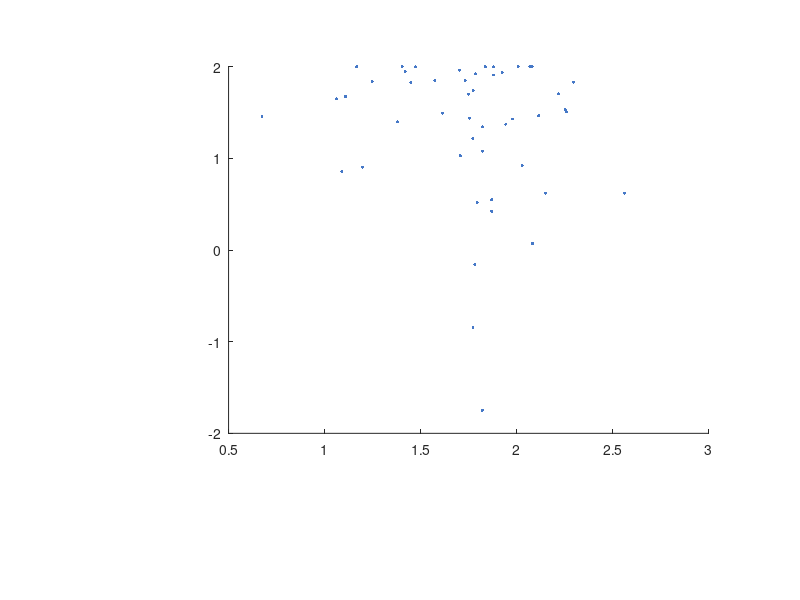

Here is the MATLAB script that generated this plot: (Note: this script raises an error after producing the figure.)
close all
clear;
addpath(genpath('C:\Users\SN\Google Drive\z.functions'));


%% !UPDATE! Ouput
outdir = cd;
outfile = 'plot_correl_rt_ic_delta.pdf';  % cut 390x370


%% !UPDATE! Data [nP x 1]
load('rt_delta_pc.mat')
data1 = m_rt_ic;
data2 = delta_ic; %y = data2


%% !UPDATE! Labels
xL = 'Response time (C)';
yL = 'Expected influence (C)';

% xL = ['Estimated control (\delta) ' sprintf('\n (No Control)')];
% yL = ['Estimated control (\delta) ' sprintf('\n (In Control)')];
% to change the line:
% e.g., [sprintf('Self-reported \n perceived control'), ' (%)']


%% Statistics
[r, p] = corrcoef(data1, data2, 'rows', 'pairwise'); % r = .76, p<.001
rr = sprintf('%.2f', r(2));
pp = sprintf('%.2f', p(2));
disp(['r = ', rr, ', p = ', pp]);


%% !UPDATE! Axis Limit
xlim = [0.5 2.6];
ylim = [-2 2];


%% !UPDATE! Texts
text1 = ['r = ', rr, sprintf('\n p < 0.05')];
text1x = -1;
text1y = -1;


%% Dots
x = data1;
y = data2;


%% Dot formats (size/color)
% c = uisetcolor
dsz = 5;        % dot size
Blue1 = [.27 .47 .78];  %70 120 200     dark



%% Size & Position
w = 105;    % chart width 120
h = 110;    % chart height 125
blank = 20;
xlabelspace = 30;   % one line = 15, two lines = 30
ylabelspace = 30;
Fw = w + 2*blank + ylabelspace;
Fh = h + 2*blank + xlabelspace;
F = figure('Position', [500 300 Fw Fh]); % left BOTTOM width height

subplot('Position', ...
    [(blank+ylabelspace)/Fw (blank+xlabelspace)/Fh w/Fw h/Fh]) 
    % left TOP width height
    
        
%% Draw charts
s1 = scatter(x, y, dsz, Blue1, 'filled');
lsline

hold on

% s2 = text(text1x, text1y, text1, ...
%          'HorizontalAlignment', 'center', 'FontName', 'Arial', 'FontSize', 8);

xlabel(xL);
ylabel(yL);
%ytickformat('%3.0f');
%xtickformat('%3.0f');

set(gca, 'box', 'off', 'FontName', 'Arial', 'FontSize', 8, ...
    'xLim', xlim, 'yLim', ylim, 'TickLength', [0 0], 'xtick', [0.5 2.5], 'ytick', [-2 0 2]);

saveas(F, outfile);